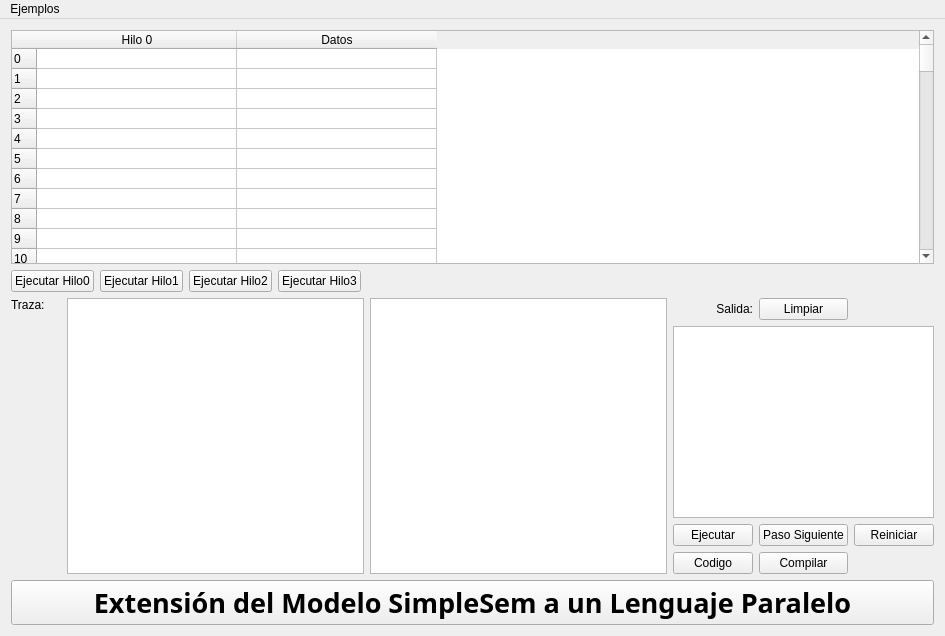
<?xml version="1.0" encoding="UTF-8"?>
<ui version="4.0">
 <class>MainWindow</class>
 <widget class="QMainWindow" name="MainWindow">
  <property name="geometry">
   <rect>
    <x>0</x>
    <y>0</y>
    <width>945</width>
    <height>636</height>
   </rect>
  </property>
  <property name="sizePolicy">
   <sizepolicy hsizetype="Fixed" vsizetype="Fixed">
    <horstretch>0</horstretch>
    <verstretch>0</verstretch>
   </sizepolicy>
  </property>
  <property name="windowTitle">
   <string>Simplesem Interpreter</string>
  </property>
  <widget class="QWidget" name="centralWidget">
   <property name="sizePolicy">
    <sizepolicy hsizetype="Maximum" vsizetype="Maximum">
     <horstretch>0</horstretch>
     <verstretch>0</verstretch>
    </sizepolicy>
   </property>
   <property name="cursor">
    <cursorShape>ArrowCursor</cursorShape>
   </property>
   <property name="autoFillBackground">
    <bool>false</bool>
   </property>
   <layout class="QGridLayout" name="gridLayout">
    <item row="0" column="0">
     <widget class="QTableWidget" name="Tabla">
      <property name="gridStyle">
       <enum>Qt::SolidLine</enum>
      </property>
      <property name="sortingEnabled">
       <bool>false</bool>
      </property>
      <property name="wordWrap">
       <bool>true</bool>
      </property>
      <property name="cornerButtonEnabled">
       <bool>true</bool>
      </property>
      <property name="rowCount">
       <number>256</number>
      </property>
      <property name="columnCount">
       <number>2</number>
      </property>
      <attribute name="horizontalHeaderCascadingSectionResizes">
       <bool>false</bool>
      </attribute>
      <attribute name="horizontalHeaderDefaultSectionSize">
       <number>200</number>
      </attribute>
      <attribute name="horizontalHeaderMinimumSectionSize">
       <number>100</number>
      </attribute>
      <attribute name="verticalHeaderDefaultSectionSize">
       <number>20</number>
      </attribute>
      <attribute name="verticalHeaderShowSortIndicator" stdset="0">
       <bool>false</bool>
      </attribute>
      <row>
       <property name="text">
        <string>0</string>
       </property>
      </row>
      <row>
       <property name="text">
        <string>1</string>
       </property>
      </row>
      <row>
       <property name="text">
        <string>2</string>
       </property>
      </row>
      <row>
       <property name="text">
        <string>3</string>
       </property>
      </row>
      <row>
       <property name="text">
        <string>4</string>
       </property>
      </row>
      <row>
       <property name="text">
        <string>5</string>
       </property>
      </row>
      <row>
       <property name="text">
        <string>6</string>
       </property>
      </row>
      <row>
       <property name="text">
        <string>7</string>
       </property>
      </row>
      <row>
       <property name="text">
        <string>8</string>
       </property>
      </row>
      <row>
       <property name="text">
        <string>9</string>
       </property>
      </row>
      <row>
       <property name="text">
        <string>10</string>
       </property>
      </row>
      <row>
       <property name="text">
        <string>11</string>
       </property>
      </row>
      <row>
       <property name="text">
        <string>12</string>
       </property>
      </row>
      <row>
       <property name="text">
        <string>13</string>
       </property>
      </row>
      <row>
       <property name="text">
        <string>14</string>
       </property>
      </row>
      <row>
       <property name="text">
        <string>15</string>
       </property>
      </row>
      <row>
       <property name="text">
        <string>16</string>
       </property>
      </row>
      <row>
       <property name="text">
        <string>17</string>
       </property>
      </row>
      <row>
       <property name="text">
        <string>18</string>
       </property>
      </row>
      <row>
       <property name="text">
        <string>19</string>
       </property>
      </row>
      <row>
       <property name="text">
        <string>20</string>
       </property>
      </row>
      <row>
       <property name="text">
        <string>21</string>
       </property>
      </row>
      <row>
       <property name="text">
        <string>22</string>
       </property>
      </row>
      <row>
       <property name="text">
        <string>23</string>
       </property>
      </row>
      <row>
       <property name="text">
        <string>24</string>
       </property>
      </row>
      <row>
       <property name="text">
        <string>25</string>
       </property>
      </row>
      <row>
       <property name="text">
        <string>26</string>
       </property>
      </row>
      <row>
       <property name="text">
        <string>27</string>
       </property>
      </row>
      <row>
       <property name="text">
        <string>28</string>
       </property>
      </row>
      <row>
       <property name="text">
        <string>29</string>
       </property>
      </row>
      <row>
       <property name="text">
        <string>30</string>
       </property>
      </row>
      <row>
       <property name="text">
        <string>31</string>
       </property>
      </row>
      <row>
       <property name="text">
        <string>32</string>
       </property>
      </row>
      <row>
       <property name="text">
        <string>33</string>
       </property>
      </row>
      <row>
       <property name="text">
        <string>34</string>
       </property>
      </row>
      <row>
       <property name="text">
        <string>35</string>
       </property>
      </row>
      <row>
       <property name="text">
        <string>36</string>
       </property>
      </row>
      <row>
       <property name="text">
        <string>37</string>
       </property>
      </row>
      <row>
       <property name="text">
        <string>38</string>
       </property>
      </row>
      <row>
       <property name="text">
        <string>39</string>
       </property>
      </row>
      <row>
       <property name="text">
        <string>40</string>
       </property>
      </row>
      <row>
       <property name="text">
        <string>41</string>
       </property>
      </row>
      <row>
       <property name="text">
        <string>42</string>
       </property>
      </row>
      <row>
       <property name="text">
        <string>43</string>
       </property>
      </row>
      <row>
       <property name="text">
        <string>44</string>
       </property>
      </row>
      <row>
       <property name="text">
        <string>45</string>
       </property>
      </row>
      <row>
       <property name="text">
        <string>46</string>
       </property>
      </row>
      <row>
       <property name="text">
        <string>47</string>
       </property>
      </row>
      <row>
       <property name="text">
        <string>48</string>
       </property>
      </row>
      <row>
       <property name="text">
        <string>49</string>
       </property>
      </row>
      <row>
       <property name="text">
        <string>50</string>
       </property>
      </row>
      <row>
       <property name="text">
        <string>51</string>
       </property>
      </row>
      <row>
       <property name="text">
        <string>52</string>
       </property>
      </row>
      <row>
       <property name="text">
        <string>53</string>
       </property>
      </row>
      <row>
       <property name="text">
        <string>54</string>
       </property>
      </row>
      <row>
       <property name="text">
        <string>55</string>
       </property>
      </row>
      <row>
       <property name="text">
        <string>56</string>
       </property>
      </row>
      <row>
       <property name="text">
        <string>57</string>
       </property>
      </row>
      <row>
       <property name="text">
        <string>58</string>
       </property>
      </row>
      <row>
       <property name="text">
        <string>59</string>
       </property>
      </row>
      <row>
       <property name="text">
        <string>60</string>
       </property>
      </row>
      <row>
       <property name="text">
        <string>61</string>
       </property>
      </row>
      <row>
       <property name="text">
        <string>62</string>
       </property>
      </row>
      <row>
       <property name="text">
        <string>63</string>
       </property>
      </row>
      <row>
       <property name="text">
        <string>64</string>
       </property>
      </row>
      <row>
       <property name="text">
        <string>65</string>
       </property>
      </row>
      <row>
       <property name="text">
        <string>66</string>
       </property>
      </row>
      <row>
       <property name="text">
        <string>67</string>
       </property>
      </row>
      <row>
       <property name="text">
        <string>68</string>
       </property>
      </row>
      <row>
       <property name="text">
        <string>69</string>
       </property>
      </row>
      <row>
       <property name="text">
        <string>70</string>
       </property>
      </row>
      <row>
       <property name="text">
        <string>71</string>
       </property>
      </row>
      <row>
       <property name="text">
        <string>72</string>
       </property>
      </row>
      <row>
       <property name="text">
        <string>73</string>
       </property>
      </row>
      <row>
       <property name="text">
        <string>74</string>
       </property>
      </row>
      <row>
       <property name="text">
        <string>75</string>
       </property>
      </row>
      <row>
       <property name="text">
        <string>76</string>
       </property>
      </row>
      <row>
       <property name="text">
        <string>77</string>
       </property>
      </row>
      <row>
       <property name="text">
        <string>78</string>
       </property>
      </row>
      <row>
       <property name="text">
        <string>79</string>
       </property>
      </row>
      <row>
       <property name="text">
        <string>80</string>
       </property>
      </row>
      <row>
       <property name="text">
        <string>81</string>
       </property>
      </row>
      <row>
       <property name="text">
        <string>82</string>
       </property>
      </row>
      <row>
       <property name="text">
        <string>83</string>
       </property>
      </row>
      <row>
       <property name="text">
        <string>84</string>
       </property>
      </row>
      <row>
       <property name="text">
        <string>85</string>
       </property>
      </row>
      <row>
       <property name="text">
        <string>86</string>
       </property>
      </row>
      <row>
       <property name="text">
        <string>87</string>
       </property>
      </row>
      <row>
       <property name="text">
        <string>88</string>
       </property>
      </row>
      <row>
       <property name="text">
        <string>89</string>
       </property>
      </row>
      <row>
       <property name="text">
        <string>90</string>
       </property>
      </row>
      <row>
       <property name="text">
        <string>91</string>
       </property>
      </row>
      <row>
       <property name="text">
        <string>92</string>
       </property>
      </row>
      <row>
       <property name="text">
        <string>93</string>
       </property>
      </row>
      <row>
       <property name="text">
        <string>94</string>
       </property>
      </row>
      <row>
       <property name="text">
        <string>95</string>
       </property>
      </row>
      <row>
       <property name="text">
        <string>96</string>
       </property>
      </row>
      <row>
       <property name="text">
        <string>97</string>
       </property>
      </row>
      <row>
       <property name="text">
        <string>98</string>
       </property>
      </row>
      <row>
       <property name="text">
        <string>99</string>
       </property>
      </row>
      <row>
       <property name="text">
        <string>100</string>
       </property>
      </row>
      <row>
       <property name="text">
        <string>101</string>
       </property>
      </row>
      <row>
       <property name="text">
        <string>102</string>
       </property>
      </row>
      <row>
       <property name="text">
        <string>103</string>
       </property>
      </row>
      <row>
       <property name="text">
        <string>104</string>
       </property>
      </row>
      <row>
       <property name="text">
        <string>105</string>
       </property>
      </row>
      <row>
       <property name="text">
        <string>106</string>
       </property>
      </row>
      <row>
       <property name="text">
        <string>107</string>
       </property>
      </row>
      <row>
       <property name="text">
        <string>108</string>
       </property>
      </row>
      <row>
       <property name="text">
        <string>109</string>
       </property>
      </row>
      <row>
       <property name="text">
        <string>110</string>
       </property>
      </row>
      <row>
       <property name="text">
        <string>111</string>
       </property>
      </row>
      <row>
       <property name="text">
        <string>112</string>
       </property>
      </row>
      <row>
       <property name="text">
        <string>113</string>
       </property>
      </row>
      <row>
       <property name="text">
        <string>114</string>
       </property>
      </row>
      <row>
       <property name="text">
        <string>115</string>
       </property>
      </row>
      <row>
       <property name="text">
        <string>116</string>
       </property>
      </row>
      <row>
       <property name="text">
        <string>117</string>
       </property>
      </row>
      <row>
       <property name="text">
        <string>118</string>
       </property>
      </row>
      <row>
       <property name="text">
        <string>119</string>
       </property>
      </row>
      <row>
       <property name="text">
        <string>120</string>
       </property>
      </row>
      <row>
       <property name="text">
        <string>121</string>
       </property>
      </row>
      <row>
       <property name="text">
        <string>122</string>
       </property>
      </row>
      <row>
       <property name="text">
        <string>123</string>
       </property>
      </row>
      <row>
       <property name="text">
        <string>124</string>
       </property>
      </row>
      <row>
       <property name="text">
        <string>125</string>
       </property>
      </row>
      <row>
       <property name="text">
        <string>126</string>
       </property>
      </row>
      <row>
       <property name="text">
        <string>127</string>
       </property>
      </row>
      <row>
       <property name="text">
        <string>128</string>
       </property>
      </row>
      <row>
       <property name="text">
        <string>129</string>
       </property>
      </row>
      <row>
       <property name="text">
        <string>130</string>
       </property>
      </row>
      <row>
       <property name="text">
        <string>131</string>
       </property>
      </row>
      <row>
       <property name="text">
        <string>132</string>
       </property>
      </row>
      <row>
       <property name="text">
        <string>133</string>
       </property>
      </row>
      <row>
       <property name="text">
        <string>134</string>
       </property>
      </row>
      <row>
       <property name="text">
        <string>135</string>
       </property>
      </row>
      <row>
       <property name="text">
        <string>136</string>
       </property>
      </row>
      <row>
       <property name="text">
        <string>137</string>
       </property>
      </row>
      <row>
       <property name="text">
        <string>138</string>
       </property>
      </row>
      <row>
       <property name="text">
        <string>139</string>
       </property>
      </row>
      <row>
       <property name="text">
        <string>140</string>
       </property>
      </row>
      <row>
       <property name="text">
        <string>141</string>
       </property>
      </row>
      <row>
       <property name="text">
        <string>142</string>
       </property>
      </row>
      <row>
       <property name="text">
        <string>143</string>
       </property>
      </row>
      <row>
       <property name="text">
        <string>144</string>
       </property>
      </row>
      <row>
       <property name="text">
        <string>145</string>
       </property>
      </row>
      <row>
       <property name="text">
        <string>146</string>
       </property>
      </row>
      <row>
       <property name="text">
        <string>147</string>
       </property>
      </row>
      <row>
       <property name="text">
        <string>148</string>
       </property>
      </row>
      <row>
       <property name="text">
        <string>149</string>
       </property>
      </row>
      <row>
       <property name="text">
        <string>150</string>
       </property>
      </row>
      <row>
       <property name="text">
        <string>151</string>
       </property>
      </row>
      <row>
       <property name="text">
        <string>152</string>
       </property>
      </row>
      <row>
       <property name="text">
        <string>153</string>
       </property>
      </row>
      <row>
       <property name="text">
        <string>154</string>
       </property>
      </row>
      <row>
       <property name="text">
        <string>155</string>
       </property>
      </row>
      <row>
       <property name="text">
        <string>156</string>
       </property>
      </row>
      <row>
       <property name="text">
        <string>157</string>
       </property>
      </row>
      <row>
       <property name="text">
        <string>158</string>
       </property>
      </row>
      <row>
       <property name="text">
        <string>159</string>
       </property>
      </row>
      <row>
       <property name="text">
        <string>160</string>
       </property>
      </row>
      <row>
       <property name="text">
        <string>161</string>
       </property>
      </row>
      <row>
       <property name="text">
        <string>162</string>
       </property>
      </row>
      <row>
       <property name="text">
        <string>163</string>
       </property>
      </row>
      <row>
       <property name="text">
        <string>164</string>
       </property>
      </row>
      <row>
       <property name="text">
        <string>165</string>
       </property>
      </row>
      <row>
       <property name="text">
        <string>166</string>
       </property>
      </row>
      <row>
       <property name="text">
        <string>167</string>
       </property>
      </row>
      <row>
       <property name="text">
        <string>168</string>
       </property>
      </row>
      <row>
       <property name="text">
        <string>169</string>
       </property>
      </row>
      <row>
       <property name="text">
        <string>170</string>
       </property>
      </row>
      <row>
       <property name="text">
        <string>171</string>
       </property>
      </row>
      <row>
       <property name="text">
        <string>172</string>
       </property>
      </row>
      <row>
       <property name="text">
        <string>173</string>
       </property>
      </row>
      <row>
       <property name="text">
        <string>174</string>
       </property>
      </row>
      <row>
       <property name="text">
        <string>175</string>
       </property>
      </row>
      <row>
       <property name="text">
        <string>176</string>
       </property>
      </row>
      <row>
       <property name="text">
        <string>177</string>
       </property>
      </row>
      <row>
       <property name="text">
        <string>178</string>
       </property>
      </row>
      <row>
       <property name="text">
        <string>179</string>
       </property>
      </row>
      <row>
       <property name="text">
        <string>180</string>
       </property>
      </row>
      <row>
       <property name="text">
        <string>181</string>
       </property>
      </row>
      <row>
       <property name="text">
        <string>182</string>
       </property>
      </row>
      <row>
       <property name="text">
        <string>183</string>
       </property>
      </row>
      <row>
       <property name="text">
        <string>184</string>
       </property>
      </row>
      <row>
       <property name="text">
        <string>185</string>
       </property>
      </row>
      <row>
       <property name="text">
        <string>186</string>
       </property>
      </row>
      <row>
       <property name="text">
        <string>187</string>
       </property>
      </row>
      <row>
       <property name="text">
        <string>188</string>
       </property>
      </row>
      <row>
       <property name="text">
        <string>189</string>
       </property>
      </row>
      <row>
       <property name="text">
        <string>190</string>
       </property>
      </row>
      <row>
       <property name="text">
        <string>191</string>
       </property>
      </row>
      <row>
       <property name="text">
        <string>192</string>
       </property>
      </row>
      <row>
       <property name="text">
        <string>193</string>
       </property>
      </row>
      <row>
       <property name="text">
        <string>194</string>
       </property>
      </row>
      <row>
       <property name="text">
        <string>195</string>
       </property>
      </row>
      <row>
       <property name="text">
        <string>196</string>
       </property>
      </row>
      <row>
       <property name="text">
        <string>197</string>
       </property>
      </row>
      <row>
       <property name="text">
        <string>198</string>
       </property>
      </row>
      <row>
       <property name="text">
        <string>199</string>
       </property>
      </row>
      <row>
       <property name="text">
        <string>200</string>
       </property>
      </row>
      <row>
       <property name="text">
        <string>201</string>
       </property>
      </row>
      <row>
       <property name="text">
        <string>202</string>
       </property>
      </row>
      <row>
       <property name="text">
        <string>203</string>
       </property>
      </row>
      <row>
       <property name="text">
        <string>204</string>
       </property>
      </row>
      <row>
       <property name="text">
        <string>205</string>
       </property>
      </row>
      <row>
       <property name="text">
        <string>206</string>
       </property>
      </row>
      <row>
       <property name="text">
        <string>207</string>
       </property>
      </row>
      <row>
       <property name="text">
        <string>208</string>
       </property>
      </row>
      <row>
       <property name="text">
        <string>209</string>
       </property>
      </row>
      <row>
       <property name="text">
        <string>210</string>
       </property>
      </row>
      <row>
       <property name="text">
        <string>211</string>
       </property>
      </row>
      <row>
       <property name="text">
        <string>212</string>
       </property>
      </row>
      <row>
       <property name="text">
        <string>213</string>
       </property>
      </row>
      <row>
       <property name="text">
        <string>214</string>
       </property>
      </row>
      <row>
       <property name="text">
        <string>215</string>
       </property>
      </row>
      <row>
       <property name="text">
        <string>216</string>
       </property>
      </row>
      <row>
       <property name="text">
        <string>217</string>
       </property>
      </row>
      <row>
       <property name="text">
        <string>218</string>
       </property>
      </row>
      <row>
       <property name="text">
        <string>219</string>
       </property>
      </row>
      <row>
       <property name="text">
        <string>220</string>
       </property>
      </row>
      <row>
       <property name="text">
        <string>221</string>
       </property>
      </row>
      <row>
       <property name="text">
        <string>222</string>
       </property>
      </row>
      <row>
       <property name="text">
        <string>223</string>
       </property>
      </row>
      <row>
       <property name="text">
        <string>224</string>
       </property>
      </row>
      <row>
       <property name="text">
        <string>225</string>
       </property>
      </row>
      <row>
       <property name="text">
        <string>226</string>
       </property>
      </row>
      <row>
       <property name="text">
        <string>227</string>
       </property>
      </row>
      <row>
       <property name="text">
        <string>228</string>
       </property>
      </row>
      <row>
       <property name="text">
        <string>229</string>
       </property>
      </row>
      <row>
       <property name="text">
        <string>230</string>
       </property>
      </row>
      <row>
       <property name="text">
        <string>231</string>
       </property>
      </row>
      <row>
       <property name="text">
        <string>232</string>
       </property>
      </row>
      <row>
       <property name="text">
        <string>233</string>
       </property>
      </row>
      <row>
       <property name="text">
        <string>234</string>
       </property>
      </row>
      <row>
       <property name="text">
        <string>235</string>
       </property>
      </row>
      <row>
       <property name="text">
        <string>236</string>
       </property>
      </row>
      <row>
       <property name="text">
        <string>237</string>
       </property>
      </row>
      <row>
       <property name="text">
        <string>238</string>
       </property>
      </row>
      <row>
       <property name="text">
        <string>239</string>
       </property>
      </row>
      <row>
       <property name="text">
        <string>240</string>
       </property>
      </row>
      <row>
       <property name="text">
        <string>241</string>
       </property>
      </row>
      <row>
       <property name="text">
        <string>242</string>
       </property>
      </row>
      <row>
       <property name="text">
        <string>243</string>
       </property>
      </row>
      <row>
       <property name="text">
        <string>244</string>
       </property>
      </row>
      <row>
       <property name="text">
        <string>245</string>
       </property>
      </row>
      <row>
       <property name="text">
        <string>246</string>
       </property>
      </row>
      <row>
       <property name="text">
        <string>247</string>
       </property>
      </row>
      <row>
       <property name="text">
        <string>248</string>
       </property>
      </row>
      <row>
       <property name="text">
        <string>249</string>
       </property>
      </row>
      <row>
       <property name="text">
        <string>250</string>
       </property>
      </row>
      <row>
       <property name="text">
        <string>251</string>
       </property>
      </row>
      <row>
       <property name="text">
        <string>252</string>
       </property>
      </row>
      <row>
       <property name="text">
        <string>253</string>
       </property>
      </row>
      <row>
       <property name="text">
        <string>254</string>
       </property>
      </row>
      <row>
       <property name="text">
        <string>255</string>
       </property>
      </row>
      <column>
       <property name="text">
        <string>Hilo 0</string>
       </property>
      </column>
      <column>
       <property name="text">
        <string>Datos</string>
       </property>
      </column>
      <item row="0" column="1">
       <property name="text">
        <string/>
       </property>
      </item>
      <item row="1" column="1">
       <property name="text">
        <string/>
       </property>
      </item>
      <item row="2" column="1">
       <property name="text">
        <string/>
       </property>
      </item>
      <item row="3" column="1">
       <property name="text">
        <string/>
       </property>
      </item>
      <item row="4" column="1">
       <property name="text">
        <string/>
       </property>
      </item>
      <item row="5" column="1">
       <property name="text">
        <string/>
       </property>
      </item>
      <item row="6" column="1">
       <property name="text">
        <string/>
       </property>
      </item>
      <item row="7" column="1">
       <property name="text">
        <string/>
       </property>
      </item>
      <item row="8" column="1">
       <property name="text">
        <string/>
       </property>
      </item>
      <item row="9" column="1">
       <property name="text">
        <string/>
       </property>
      </item>
      <item row="10" column="1">
       <property name="text">
        <string/>
       </property>
      </item>
      <item row="11" column="1">
       <property name="text">
        <string/>
       </property>
      </item>
      <item row="12" column="1">
       <property name="text">
        <string/>
       </property>
      </item>
      <item row="13" column="1">
       <property name="text">
        <string/>
       </property>
      </item>
      <item row="14" column="1">
       <property name="text">
        <string/>
       </property>
      </item>
      <item row="15" column="1">
       <property name="text">
        <string/>
       </property>
      </item>
      <item row="16" column="1">
       <property name="text">
        <string/>
       </property>
      </item>
      <item row="17" column="1">
       <property name="text">
        <string/>
       </property>
      </item>
      <item row="18" column="1">
       <property name="text">
        <string/>
       </property>
      </item>
      <item row="19" column="1">
       <property name="text">
        <string/>
       </property>
      </item>
      <item row="20" column="1">
       <property name="text">
        <string/>
       </property>
      </item>
      <item row="21" column="1">
       <property name="text">
        <string/>
       </property>
      </item>
      <item row="22" column="1">
       <property name="text">
        <string/>
       </property>
      </item>
      <item row="23" column="1">
       <property name="text">
        <string/>
       </property>
      </item>
      <item row="24" column="1">
       <property name="text">
        <string/>
       </property>
      </item>
      <item row="25" column="1">
       <property name="text">
        <string/>
       </property>
      </item>
      <item row="26" column="1">
       <property name="text">
        <string/>
       </property>
      </item>
      <item row="27" column="1">
       <property name="text">
        <string/>
       </property>
      </item>
      <item row="28" column="1">
       <property name="text">
        <string/>
       </property>
      </item>
      <item row="29" column="1">
       <property name="text">
        <string/>
       </property>
      </item>
      <item row="30" column="1">
       <property name="text">
        <string/>
       </property>
      </item>
     </widget>
    </item>
    <item row="1" column="0">
     <layout class="QHBoxLayout" name="botonesHilos">
      <property name="sizeConstraint">
       <enum>QLayout::SetMinimumSize</enum>
      </property>
      <item>
       <widget class="QPushButton" name="botonHilo0">
        <property name="sizePolicy">
         <sizepolicy hsizetype="Minimum" vsizetype="Fixed">
          <horstretch>0</horstretch>
          <verstretch>0</verstretch>
         </sizepolicy>
        </property>
        <property name="minimumSize">
         <size>
          <width>0</width>
          <height>0</height>
         </size>
        </property>
        <property name="text">
         <string>Ejecutar Hilo0</string>
        </property>
       </widget>
      </item>
      <item>
       <widget class="QPushButton" name="botonHilo1">
        <property name="text">
         <string>Ejecutar Hilo1</string>
        </property>
       </widget>
      </item>
      <item>
       <widget class="QPushButton" name="botonHilo2">
        <property name="text">
         <string>Ejecutar Hilo2</string>
        </property>
       </widget>
      </item>
      <item>
       <widget class="QPushButton" name="botonHilo3">
        <property name="text">
         <string>Ejecutar Hilo3</string>
        </property>
       </widget>
      </item>
      <item>
       <spacer name="botonesHilosEspacio">
        <property name="orientation">
         <enum>Qt::Horizontal</enum>
        </property>
        <property name="sizeHint" stdset="0">
         <size>
          <width>40</width>
          <height>20</height>
         </size>
        </property>
       </spacer>
      </item>
     </layout>
    </item>
    <item row="2" column="0">
     <layout class="QHBoxLayout" name="controlLayout">
      <property name="sizeConstraint">
       <enum>QLayout::SetMaximumSize</enum>
      </property>
      <item>
       <widget class="QLabel" name="traza_o_codigo_Label">
        <property name="sizePolicy">
         <sizepolicy hsizetype="Minimum" vsizetype="Preferred">
          <horstretch>0</horstretch>
          <verstretch>0</verstretch>
         </sizepolicy>
        </property>
        <property name="minimumSize">
         <size>
          <width>50</width>
          <height>0</height>
         </size>
        </property>
        <property name="text">
         <string>Traza:</string>
        </property>
        <property name="alignment">
         <set>Qt::AlignLeading|Qt::AlignLeft|Qt::AlignTop</set>
        </property>
       </widget>
      </item>
      <item>
       <widget class="QTextEdit" name="traza">
        <property name="enabled">
         <bool>true</bool>
        </property>
        <property name="sizePolicy">
         <sizepolicy hsizetype="Expanding" vsizetype="Expanding">
          <horstretch>0</horstretch>
          <verstretch>0</verstretch>
         </sizepolicy>
        </property>
        <property name="mouseTracking">
         <bool>true</bool>
        </property>
        <property name="acceptDrops">
         <bool>false</bool>
        </property>
        <property name="autoFillBackground">
         <bool>true</bool>
        </property>
        <property name="readOnly">
         <bool>true</bool>
        </property>
        <property name="html">
         <string>&lt;!DOCTYPE HTML PUBLIC &quot;-//W3C//DTD HTML 4.0//EN&quot; &quot;http://www.w3.org/TR/REC-html40/strict.dtd&quot;&gt;
&lt;html&gt;&lt;head&gt;&lt;meta name=&quot;qrichtext&quot; content=&quot;1&quot; /&gt;&lt;style type=&quot;text/css&quot;&gt;
p, li { white-space: pre-wrap; }
&lt;/style&gt;&lt;/head&gt;&lt;body style=&quot; font-family:'Lucida Grande'; font-size:13pt; font-weight:400; font-style:normal;&quot;&gt;
&lt;p style=&quot;-qt-paragraph-type:empty; margin-top:0px; margin-bottom:0px; margin-left:0px; margin-right:0px; -qt-block-indent:0; text-indent:0px; font-family:'Ubuntu'; font-size:11pt;&quot;&gt;&lt;br /&gt;&lt;/p&gt;&lt;/body&gt;&lt;/html&gt;</string>
        </property>
       </widget>
      </item>
      <item>
       <widget class="QTextEdit" name="Codigo">
        <property name="font">
         <font>
          <family>Consolas</family>
          <pointsize>13</pointsize>
          <weight>50</weight>
          <bold>false</bold>
          <stylestrategy>PreferDefault</stylestrategy>
          <kerning>false</kerning>
         </font>
        </property>
        <property name="tabStopWidth">
         <number>40</number>
        </property>
       </widget>
      </item>
      <item>
       <layout class="QGridLayout" name="botones">
        <property name="sizeConstraint">
         <enum>QLayout::SetMaximumSize</enum>
        </property>
        <item row="2" column="0">
         <widget class="QPushButton" name="botonEjecutar">
          <property name="text">
           <string>Ejecutar</string>
          </property>
         </widget>
        </item>
        <item row="2" column="1">
         <widget class="QPushButton" name="botonPaso">
          <property name="cursor">
           <cursorShape>PointingHandCursor</cursorShape>
          </property>
          <property name="text">
           <string>Paso Siguiente</string>
          </property>
         </widget>
        </item>
        <item row="2" column="2">
         <widget class="QPushButton" name="botonReiniciar">
          <property name="text">
           <string>Reiniciar</string>
          </property>
         </widget>
        </item>
        <item row="3" column="0">
         <widget class="QPushButton" name="botonCodigo">
          <property name="text">
           <string>Codigo</string>
          </property>
         </widget>
        </item>
        <item row="3" column="1">
         <widget class="QPushButton" name="botonCompilar">
          <property name="text">
           <string>Compilar</string>
          </property>
         </widget>
        </item>
        <item row="1" column="0" colspan="3">
         <widget class="QTextEdit" name="Output">
          <property name="enabled">
           <bool>true</bool>
          </property>
          <property name="readOnly">
           <bool>true</bool>
          </property>
         </widget>
        </item>
        <item row="0" column="0">
         <widget class="QLabel" name="OutputLabel">
          <property name="text">
           <string>Salida:</string>
          </property>
          <property name="alignment">
           <set>Qt::AlignRight|Qt::AlignTrailing|Qt::AlignVCenter</set>
          </property>
         </widget>
        </item>
        <item row="0" column="1">
         <widget class="QPushButton" name="botonLimpiar">
          <property name="sizePolicy">
           <sizepolicy hsizetype="Minimum" vsizetype="Minimum">
            <horstretch>0</horstretch>
            <verstretch>0</verstretch>
           </sizepolicy>
          </property>
          <property name="minimumSize">
           <size>
            <width>0</width>
            <height>0</height>
           </size>
          </property>
          <property name="text">
           <string>Limpiar</string>
          </property>
         </widget>
        </item>
       </layout>
      </item>
     </layout>
    </item>
    <item row="3" column="0">
     <widget class="QPushButton" name="portada">
      <property name="font">
       <font>
        <family>Purisa</family>
        <pointsize>20</pointsize>
        <weight>75</weight>
        <bold>true</bold>
       </font>
      </property>
      <property name="text">
       <string>Extensión del Modelo SimpleSem a un Lenguaje Paralelo</string>
      </property>
     </widget>
    </item>
   </layout>
  </widget>
  <widget class="QMenuBar" name="menuBar">
   <property name="geometry">
    <rect>
     <x>0</x>
     <y>0</y>
     <width>945</width>
     <height>22</height>
    </rect>
   </property>
   <widget class="QMenu" name="menuEjemplos">
    <property name="title">
     <string>Ejemplos</string>
    </property>
    <addaction name="actionParallel_for"/>
    <addaction name="actionNumeros_primos"/>
    <addaction name="actionFactorial_2"/>
    <addaction name="actionM_ximo_Com_n_Divisor"/>
    <addaction name="actionM_ltiples_par_metros"/>
    <addaction name="actionProblema_de_los_fil_sofos"/>
   </widget>
   <addaction name="menuEjemplos"/>
  </widget>
  <action name="actionParallel_for">
   <property name="text">
    <string>Parallel for</string>
   </property>
  </action>
  <action name="actionNumeros_primos">
   <property name="text">
    <string>Numeros primos</string>
   </property>
  </action>
  <action name="actionFactorial_2">
   <property name="text">
    <string>Factorial</string>
   </property>
  </action>
  <action name="actionM_ximo_Com_n_Divisor">
   <property name="text">
    <string>Máximo Común Divisor</string>
   </property>
  </action>
  <action name="actionM_ltiples_par_metros">
   <property name="text">
    <string>Múltiples parámetros</string>
   </property>
  </action>
  <action name="actionProblema_de_los_fil_sofos">
   <property name="text">
    <string>Problema de los filósofos</string>
   </property>
  </action>
 </widget>
 <layoutdefault spacing="6" margin="11"/>
 <resources/>
 <connections/>
</ui>
